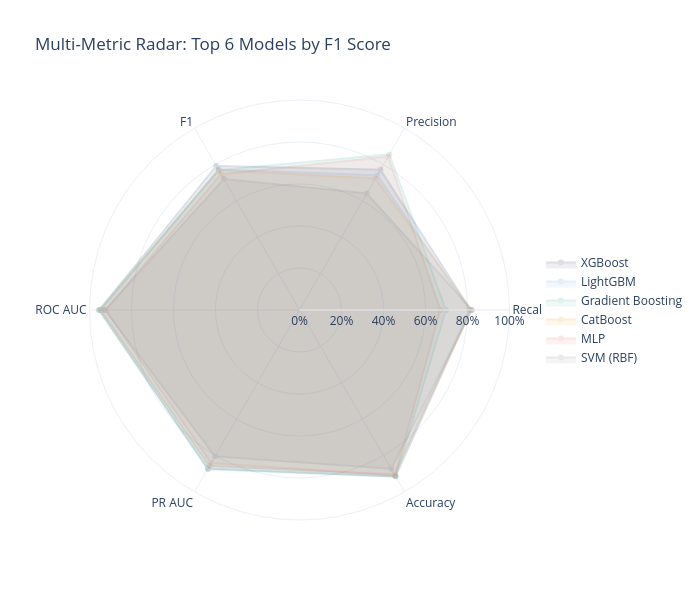

Notebook source saved alongside this figure:
### Markdown cell above
## Chart 4: Radar Chart — Multi-Metric Comparison

### Code cell
# Radar chart for top 6 models by F1
radar_metrics = ['recall_1', 'precision_1', 'f1_1', 'roc_auc', 'pr_auc', 'accuracy']
radar_labels = ['Recall', 'Precision', 'F1', 'ROC AUC', 'PR AUC', 'Accuracy']
top6 = df_comp.sort_values('f1_1', ascending=False).head(6)

radar_colors = [COLORS['navy'], COLORS['accent'], COLORS['green'],
                COLORS['orange'], COLORS['red'], COLORS['gray']]

fig_radar = go.Figure()
for i, (_, row) in enumerate(top6.iterrows()):
    values = [row[m] for m in radar_metrics]
    values.append(values[0])  # close the polygon
    fig_radar.add_trace(go.Scatterpolar(
        r=values,
        theta=radar_labels + [radar_labels[0]],
        name=row['model'],
        line=dict(color=radar_colors[i], width=2),
        fill='toself', opacity=0.15,
    ))

fig_radar.update_layout(
    title='Multi-Metric Radar: Top 6 Models by F1 Score',
    polar=dict(
        radialaxis=dict(visible=True, range=[0, 1], tickformat='.0%'),
    ),
    height=600, width=700,
    legend=dict(x=1.05, y=0.5),
)
fig_radar.show()
save_chart(fig_radar, COMP_SLUG, 'radar_chart')

### Figure 1 — Plotly figure (JSON) as saved in the notebook; plotly's stock layout.template omitted (floating-point values rounded to 4 significant figures)
{"data": [{"fill": "toself", "line": {"color": "#1E2761", "width": 2}, "name": "XGBoost", "opacity": 0.15, "r": [0.8148, 0.7707, 0.7921, 0.9529, 0.8712, 0.9148, 0.8148], "theta": ["Recall", "Precision", "F1", "ROC AUC", "PR AUC", "Accuracy", "Recall"], "type": "scatterpolar"}, {"fill": "toself", "line": {"color": "#4A90D9", "width": 2}, "name": "LightGBM", "opacity": 0.15, "r": [0.8081, 0.7407, 0.7729, 0.9444, 0.8567, 0.9054, 0.8081], "theta": ["Recall", "Precision", "F1", "ROC AUC", "PR AUC", "Accuracy", "Recall"], "type": "scatterpolar"}, {"fill": "toself", "line": {"color": "#2CA58D", "width": 2}, "name": "Gradient Boosting", "opacity": 0.15, "r": [0.697, 0.8554, 0.7681, 0.9556, 0.8754, 0.9161, 0.697], "theta": ["Recall", "Precision", "F1", "ROC AUC", "PR AUC", "Accuracy", "Recall"], "type": "scatterpolar"}, {"fill": "toself", "line": {"color": "#F18F01", "width": 2}, "name": "CatBoost", "opacity": 0.15, "r": [0.8182, 0.7232, 0.7678, 0.9466, 0.8584, 0.9013, 0.8182], "theta": ["Recall", "Precision", "F1", "ROC AUC", "PR AUC", "Accuracy", "Recall"], "type": "scatterpolar"}, {"fill": "toself", "line": {"color": "#E15554", "width": 2}, "name": "MLP", "opacity": 0.15, "r": [0.67, 0.8432, 0.7467, 0.9234, 0.8412, 0.9094, 0.67], "theta": ["Recall", "Precision", "F1", "ROC AUC", "PR AUC", "Accuracy", "Recall"], "type": "scatterpolar"}, {"fill": "toself", "line": {"color": "#6c757d", "width": 2}, "name": "SVM (RBF)", "opacity": 0.15, "r": [0.8215, 0.6404, 0.7198, 0.9255, 0.8043, 0.8725, 0.8215], "theta": ["Recall", "Precision", "F1", "ROC AUC", "PR AUC", "Accuracy", "Recall"], "type": "scatterpolar"}], "layout": {"height": 600, "legend": {"x": 1.05, "y": 0.5}, "polar": {"radialaxis": {"range": [0, 1], "tickformat": ".0%", "visible": true}}, "title": {"text": "Multi-Metric Radar: Top 6 Models by F1 Score"}, "width": 700}}
